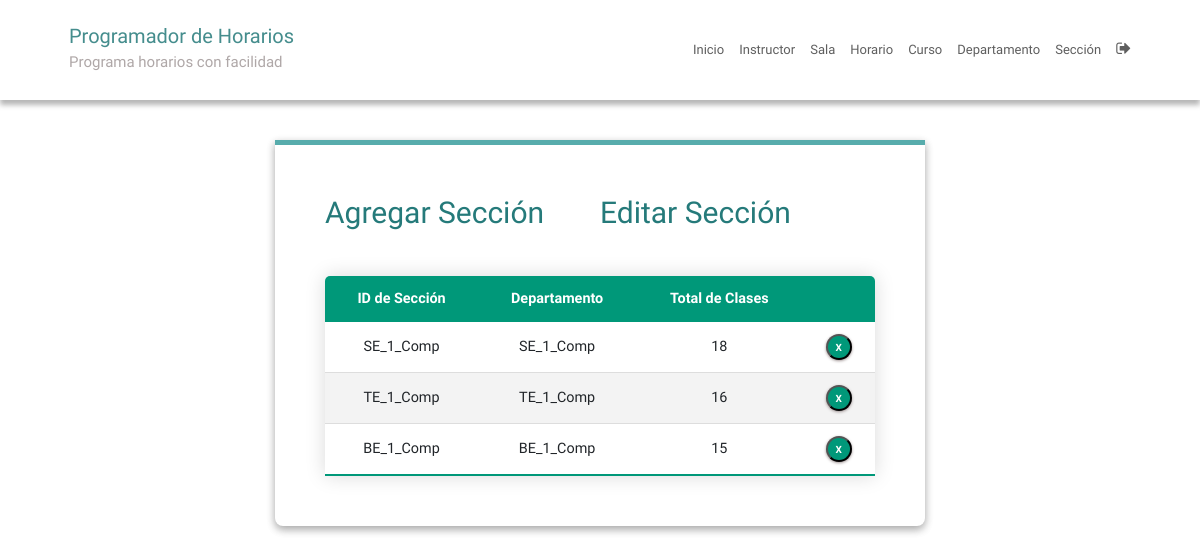
/sectionEdit/ (signed in), run on an earlier commit of the app's database.
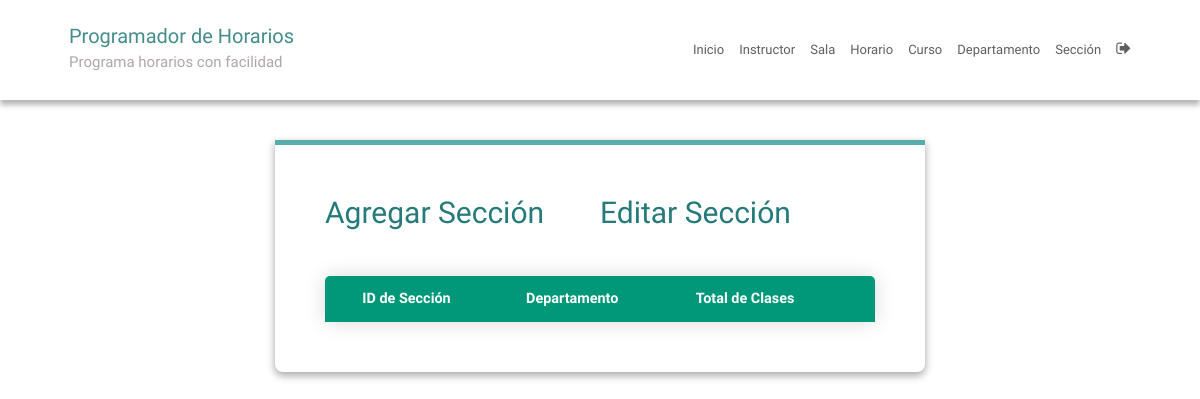
And on a later commit of the database.
### SchedulerApp/models.py (models this page shows, shortened)
class Section(models.Model):
    section_id = models.CharField(max_length=25, primary_key=True)
    department = models.ForeignKey(Department, on_delete=models.CASCADE)
    num_class_in_week = models.IntegerField(default=0)
    course = models.ForeignKey(Course,
                               on_delete=models.CASCADE,
                               blank=True,
                               null=True)
    meeting_time = models.ForeignKey(MeetingTime,
                                     on_delete=models.CASCADE,
                                     blank=True,
                                     null=True)
    room = models.ForeignKey(Room,
                             on_delete=models.CASCADE,
                             blank=True,
                             null=True)
    instructor = models.ForeignKey(Instructor,
                                   on_delete=models.CASCADE,
                                   blank=True,
                                   null=True)

class Department(models.Model):
    dept_name = models.CharField(max_length=50)
    courses = models.ManyToManyField(Course)
    def __str__(self):
        return self.dept_name

### SchedulerApp/views.py (the view)
# urls.py: path('sectionEdit/', sectionEdit, name='sectionEdit'),
@login_required
def sectionEdit(request):
    context = {'sections': Section.objects.all()}
    return render(request, 'sectionEdit.html', context)

### SchedulerApp/templatetags/index.py (called while the page is built)
    def render(self, context):
        path = context['request'].path
        for p in self.patterns:
            pValue = template.Variable(p).resolve(context)
            if path == pValue:
                return 'active'
        return ''

### templates/sectionEdit.html (shortened to what this page needs)
{% extends 'base.html' %}
{% block content %}
{% load static %}
<fieldset class="fieldset">
  <div class="tablink">
    <a href="{% url 'sectionAdd'%}">
      <h1 onclick="openPage('new')" id="defaultOpen">Agregar Sección</h1>
    </a>
    <h1 onclick="openPage('edit')" id="link_to_edit">Editar Sección</h1>
  </div>
  <div class="tabcontent" id="edit">
    <table class="editTable">
      <thead>
        <tr class="table-headers">
          <th>ID de Sección</th>
          <th>Departamento</th>
          <th>Total de Clases</th>
          <th class="empty"></th>
        </tr>
      </thead>
      <tbody>
        {% for sec in sections %}
        <tr>
          <td>{{sec.section_id}}</td>
          <td>{{sec.department}}</td>
          <td>{{sec.num_class_in_week }}</td>
          <td class="empty">
            <form action="{% url 'deletesection' sec.section_id %}" method="post">
              <input type="submit" value="X" class="cross">
            </form>
          </td>
        </tr>
        {% endfor %}
      </tbody>
    </table>
  </div>
</fieldset>
{% endblock %}

What changed in the data, as far as the page shows it:
removed Section: section_id "SE_1_Comp", department "SE_1_Comp", num_class_in_week "18"
removed Section: section_id "TE_1_Comp", department "TE_1_Comp", num_class_in_week "16"
removed Section: section_id "BE_1_Comp", department "BE_1_Comp", num_class_in_week "15"
